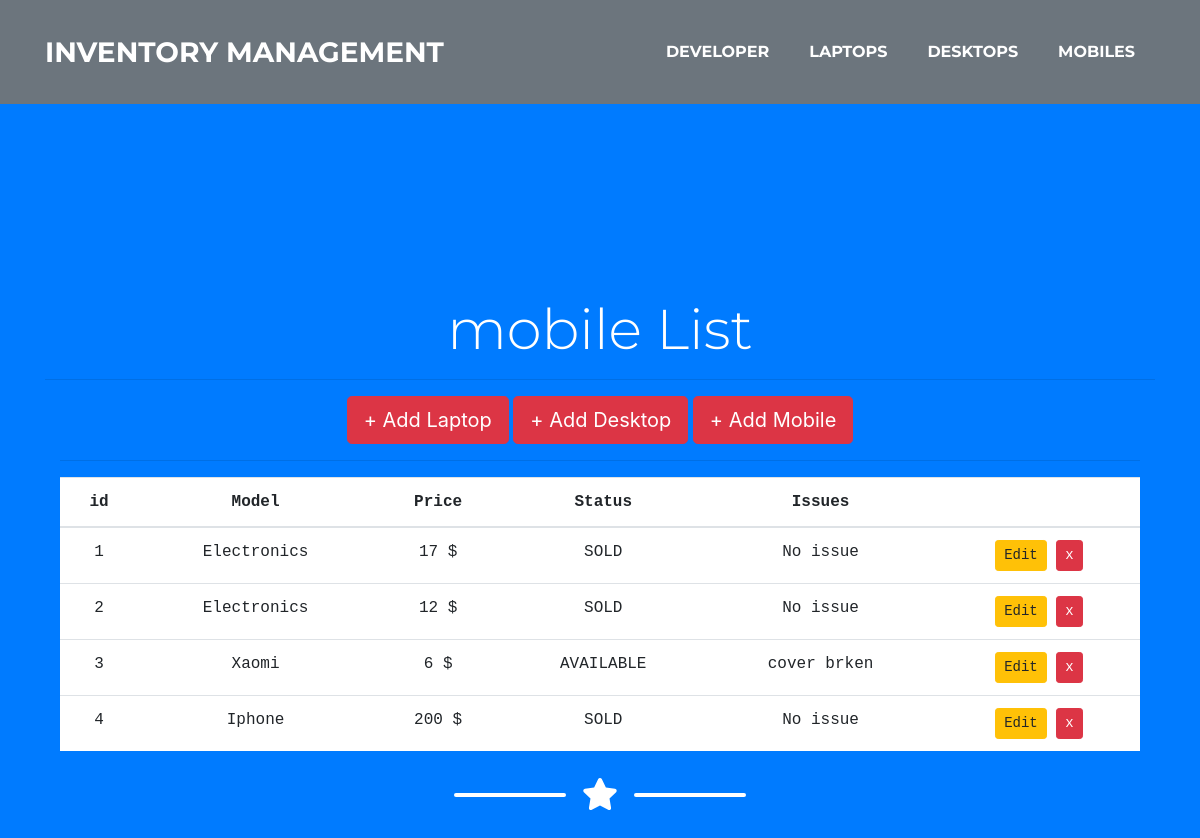
The page /mobile/ on the database as committed earlier.
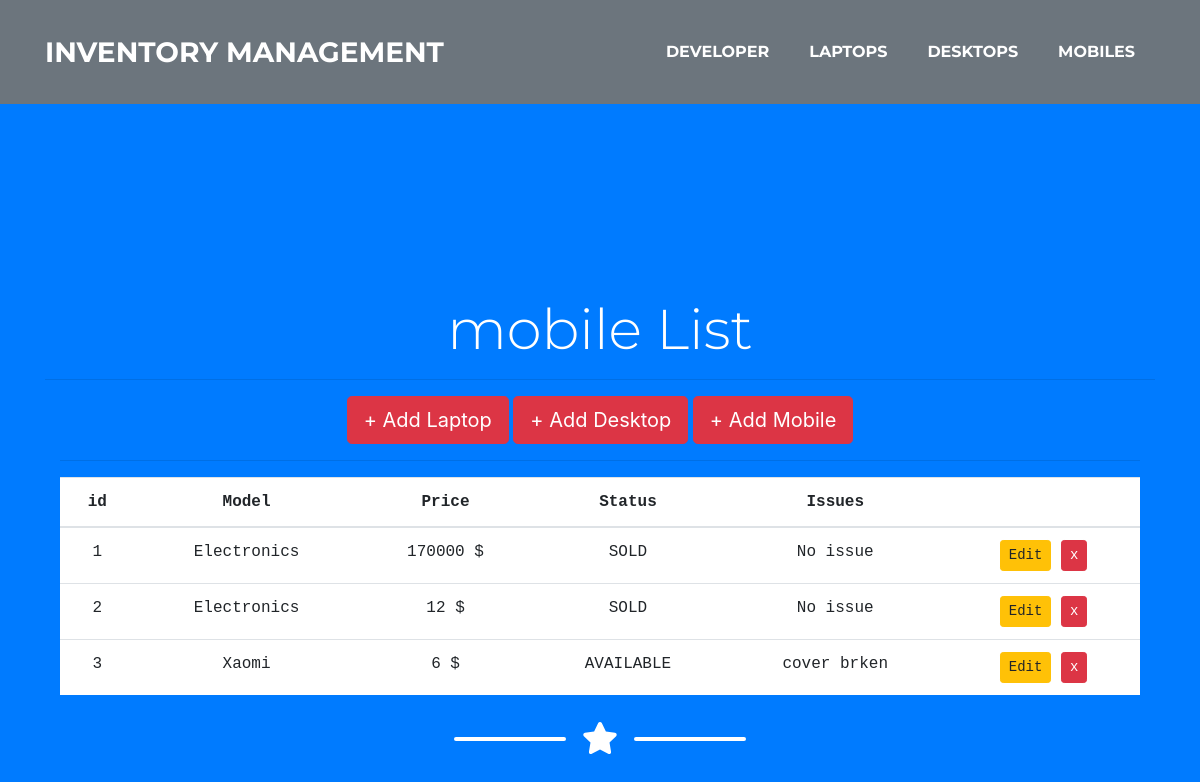
The same page on the database as committed later.
### inventory/models.py (models this page shows, shortened)
class Device(models.Model):
    type_of_device = models.CharField(max_length=200, blank=False)
    price          = models.PositiveIntegerField()
    issue          = models.CharField(max_length=200, default='No issue')
    choices        = (
                        ('AVAILABLE','Ready to Purchage'),
                        ('SOLD','Item Sold'),
                        ('Restocking','item restocking in few days')
                     )
    status         = models.CharField(max_length=200,choices=choices, default="SOLD")
    class Meta:
        abstract = True

class Mobile(Device):
    def get_absolute_url(self):
        return reverse('inv:mobiles')

### inventory/views.py (the view)
# urls.py: path("mobile/",views.display_mobiles,name="mobiles"),
def display_mobiles(request):
    items = Mobile.objects.all()
    context = {
        'items' : items,
        'header': "mobile"
    }
    return render(request,'inventory/index.html',context)

### templates/inventory/index.html (shortened to what this page needs)
{% extends 'base.html' %}
{% block content %}
    <h2 class="display-4">{{header}} List</h2>
<hr>
<div class="container">
    <div class="button-group">
      <a href="{% url 'inv:c_laptop' %}" class="btn btn-danger btn-lg" role="button">+ Add Laptop</a>
      <a href="{% url 'inv:c_desktop' %}" class="btn btn-danger btn-lg" role="button">+ Add Desktop</a>
      <a href="{% url 'inv:c_mobile' %}" class="btn btn-danger btn-lg" role="button">+ Add Mobile</a>
    </div>
    <hr>
<table class="table table-hover text-monospace masthead bg-white  text-bold text-center">
    <thead>
        <tr>
          <th>id</th>
          <th>Model</th>
          <th>Price</th>
          <th>Status</th>
          <th>Issues</th>
          <th></th>
        </tr>
      </thead>
      <tbody>
        {% for item in items %}
        <tr>
          <td>{{ item.pk }}
          <td>{{ item.type_of_device }}</td>
          <td>{{ item.price }} $</td>
          <td>{{ item.status }}</td>
          <td>{{ item.issue }}</td>
          {% if header|lower == "laptop" %}
          <td>
              <a href="{% url 'inv:e_laptop' item.pk %}" class="btn btn-warning btn-sm" role="button" aria-pressed="true" > Edit</a>
              <a href="{% url 'inv:d_laptop' item.pk %}" class="btn btn-danger btn-sm" role="button" aria-pressed="true" > x</a>
          </td>
          {% elif header|lower == "desktop" %}
          <td>
              <a href="{% url 'inv:e_desktop' item.pk %}" class="btn btn-warning btn-sm" role="button" aria-pressed="true" > Edit</a>
              <a href="{% url 'inv:d_desktop' item.pk %}" class="btn btn-danger btn-sm" role="button" aria-pressed="true" > x</a>
          </td>
          {% else %}
          <td>
              <a href="{% url 'inv:e_mobile' item.pk %}" class="btn btn-warning btn-sm" role="button" aria-pressed="true" > Edit</a>
              <a href="{% url 'inv:d_mobile' item.pk %}" class="btn btn-danger btn-sm" role="button" aria-pressed="true" > x</a>
          </td>
          {% endif %}
        </tr>
        {% endfor %}
      </tbody>
    </table>
{% endblock %}

Rows that differ between the two databases and show on the page:
removed Mobile: pk "4", type_of_device "Iphone", price "200", status "SOLD", issue "No issue"
changed Mobile id 1: price "17" → "170000"
